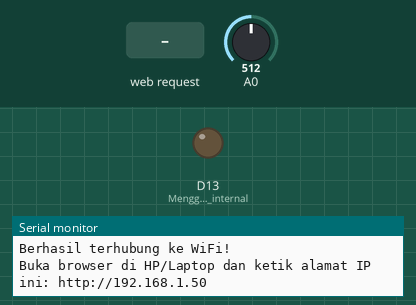
This sketch was run on a simulated Arduino Uno R4 WiFi. Parts: output pins drawn as LEDs (lit = HIGH), the last lines printed to the serial monitor. Inputs (shaded band) come from the test bench; at power-on: A0 = 512. WiFi joins after 1.5 s; servers stay silent unless stated.

Above: at 7.7 s.
7.8 s: HTTP request GET /H received
At 8.3 s:
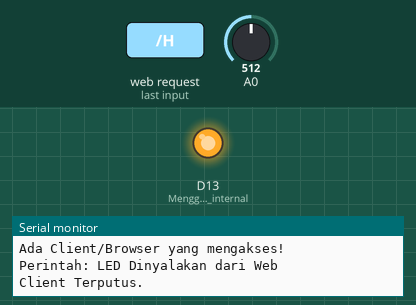
9.3 s: HTTP request GET /L received
At 10.6 s:
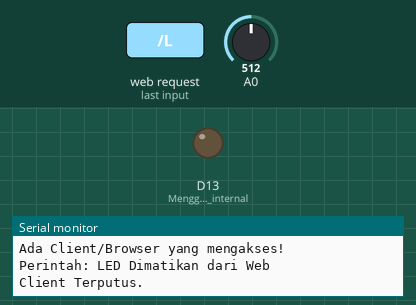
Timing chart, 0 to 12.3 s (numbered marks = the images above; inputs shaded):
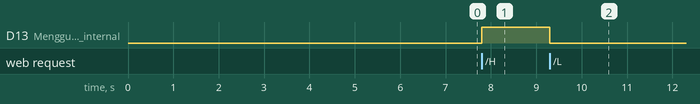

The sketch:

firmware.ino
```cpp
#include <WiFiS3.h>

// --- KONFIGURASI WIFI ---
// Ganti bagian ini dengan nama dan password WiFi Anda!
char ssid[] = "NAMA_WIFI_ANDA";
char pass[] = "PASSWORD_WIFI_ANDA";

int status = WL_IDLE_STATUS;
WiFiServer server(80); // Membuat server di port 80 (standar web)

void setup() {
  Serial.begin(115200);
  pinMode(LED_BUILTIN, OUTPUT); // Menggunakan LED internal bawaan (Pin 13)
  digitalWrite(LED_BUILTIN, LOW); // Pastikan LED mati saat awal

  // Cek apakah modul WiFi tersedia
  if (WiFi.status() == WL_NO_MODULE) {
    Serial.println("Gagal mendeteksi modul WiFi!");
    while (true); // Berhenti di sini jika modul rusak
  }

  // Proses menghubungkan ke WiFi
  Serial.print("Menghubungkan ke jaringan: ");
  Serial.println(ssid);

  while (status != WL_CONNECTED) {
    status = WiFi.begin(ssid, pass);
    delay(5000); // Tunggu 5 detik sebelum mencoba lagi jika gagal
  }

  // Jika berhasil terhubung
  server.begin(); // Jalankan server
  Serial.println("Berhasil terhubung ke WiFi!");

  // Menampilkan IP Address Arduino
  IPAddress ip = WiFi.localIP();
  Serial.print("Buka browser di HP/Laptop dan ketik alamat IP ini: http://");
  Serial.println(ip);
}

void loop() {
  // Mendengarkan jika ada client (browser) yang masuk
  WiFiClient client = server.available();

  if (client) {
    Serial.println("Ada Client/Browser yang mengakses!");
    String currentLine = "";

    // Selama client masih terhubung
    while (client.connected()) {
      if (client.available()) {
        char c = client.read();

        // Jika kita menerima karakter newline (enter)
        if (c == '\n') {
          // Jika baris saat ini kosong, berarti request HTTP sudah selesai (akhir dari header)
          if (currentLine.length() == 0) {

            // 1. KIRIM HEADER HTTP
            client.println("HTTP/1.1 200 OK");
            client.println("Content-type:text/html");
            client.println("Connection: close");
            client.println(); // Baris kosong pemisah antara header dan konten

            // 2. KIRIM KONTEN HTML & CSS
            client.println("<!DOCTYPE html><html><head>");
            client.println("<meta name=\"viewport\" content=\"width=device-width, initial-scale=1\">");
            client.println("<title>Arduino R4 Dashboard</title>");

            // Desain CSS Dasar agar terlihat rapi di HP
            client.println("<style>");
            client.println("body { font-family: 'Segoe UI', Tahoma, sans-serif; background-color: #f8fafc; text-align: center; margin: 0; padding: 20px; color: #1e293b; }");
            client.println("h1 { color: #2563eb; font-size: 24px; }");
            client.println(".card { background: white; max-width: 400px; margin: 20px auto; padding: 25px; border-radius: 12px; box-shadow: 0 4px 6px rgba(0,0,0,0.05); }");
            client.println(".btn { display: inline-block; padding: 12px 24px; font-size: 18px; font-weight: bold; text-decoration: none; border-radius: 8px; color: white; margin: 10px 5px; transition: 0.2s; }");
            client.println(".btn-on { background-color: #10b981; }");
            client.println(".btn-off { background-color: #ef4444; }");
            client.println(".sensor-val { font-size: 40px; font-weight: bold; color: #3b82f6; margin: 10px 0; }");
            client.println(".refresh-link { color: #64748b; text-decoration: none; font-size: 14px; margin-top: 15px; display: inline-block; }");
            client.println("</style></head>");

            // 3. KIRIM BADAN WEB (BODY)
            client.println("<body>");
            client.println("<h1>Arduino R4 WiFi Web Server</h1>");

            // CARD 1: Kontrol LED
            client.println("<div class=\"card\">");
            client.println("<h3>Kontrol Lampu (LED Built-in)</h3>");

            // Tampilkan status lampu saat ini
            if(digitalRead(LED_BUILTIN) == HIGH) {
                client.println("<p>Status Saat Ini: <strong style='color:#10b981'>MENYALA</strong></p>");
            } else {
                client.println("<p>Status Saat Ini: <strong style='color:#ef4444'>MATI</strong></p>");
            }

            // Tombol Kontrol (Akan mengirimkan URL /H atau /L saat ditekan)
            client.println("<a href=\"/H\" class=\"btn btn-on\">Nyalakan</a>");
            client.println("<a href=\"/L\" class=\"btn btn-off\">Matikan</a>");
            client.println("</div>");

            // CARD 2: Bacaan Sensor
            client.println("<div class=\"card\">");
            client.println("<h3>Nilai Sensor Lokal (Pin A0)</h3>");

            // Membaca nilai pin Analog A0
            int sensorValue = analogRead(A0);

            client.print("<div class=\"sensor-val\">");
            client.print(sensorValue);
            client.println("</div>");
            client.println("<p style='color:#94a3b8; font-size:14px;'><i>(Nilai acak jika pin A0 dibiarkan kosong)</i></p>");

            // Tombol refresh yang mengarah ke home (/)
            client.println("<a href=\"/\" class=\"refresh-link\">&#8635; Refresh Nilai Sensor</a>");
            client.println("</div>");

            client.println("</body></html>");
            client.println(); // Akhir dari respons HTTP
            break; // Keluar dari loop while(client.connected())
          } else {
            // Jika kita mendapat newline tapi barisnya tidak kosong, clear barisnya
            currentLine = "";
          }
        } else if (c != '\r') {
          // Jika bukan karakter carriage return (\r), tambahkan karakter ke baris saat ini
          currentLine += c;
        }

        // LOGIKA KONTROL: Mengecek Request dari Browser
        // Jika pengguna menekan tombol "Nyalakan", browser akan mengakses IP_ARDUINO/H
        if (currentLine.endsWith("GET /H")) {
          digitalWrite(LED_BUILTIN, HIGH);
          Serial.println("Perintah: LED Dinyalakan dari Web");
        }
        // Jika pengguna menekan tombol "Matikan", browser akan mengakses IP_ARDUINO/L
        if (currentLine.endsWith("GET /L")) {
          digitalWrite(LED_BUILTIN, LOW);
          Serial.println("Perintah: LED Dimatikan dari Web");
        }
      }
    }
    // Putuskan koneksi agar browser bisa selesai memuat
    client.stop();
    Serial.println("Client Terputus.\n");
  }
}
```

Measured:
- after the input at 7.8 s, D13 (Menggunakan_LED_internal): LOW → HIGH at once
- after the input at 9.3 s, D13 (Menggunakan_LED_internal): HIGH → LOW at once
